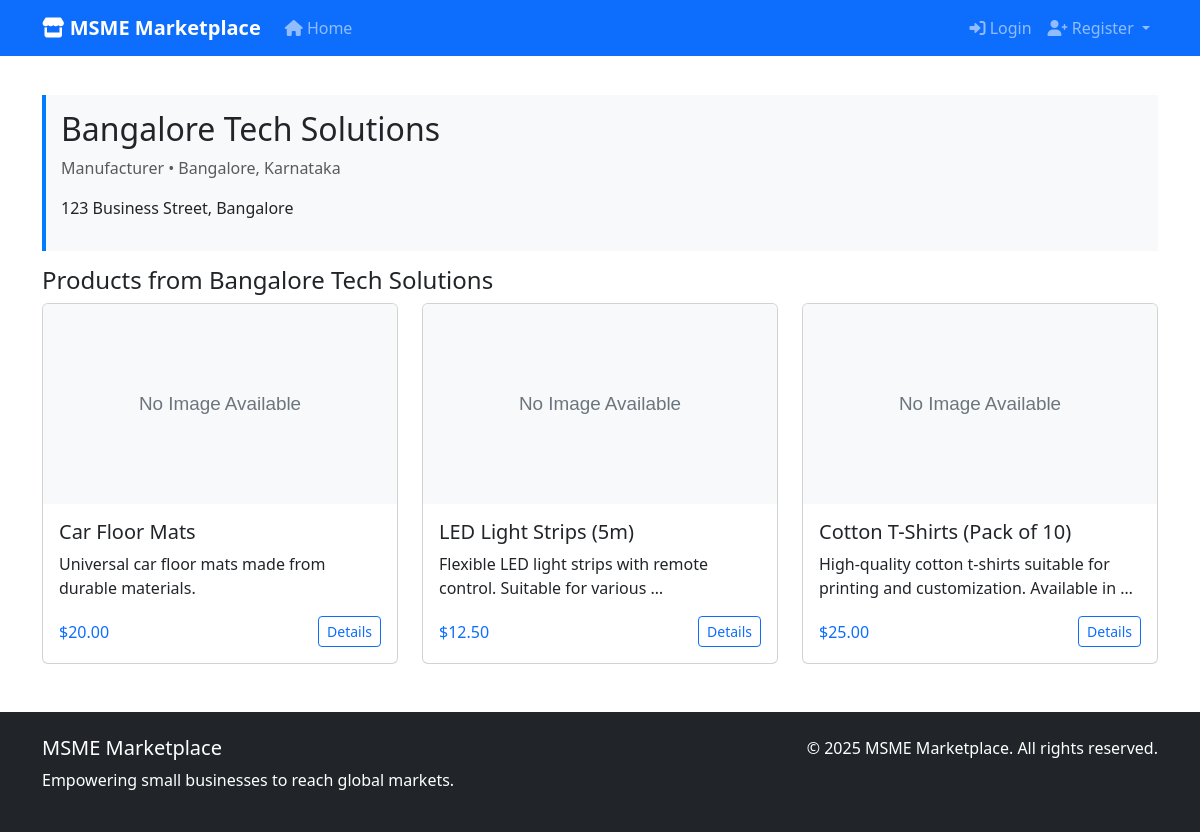
/seller/3/, run on the app's committed database.
### marketplace/models.py (models this page shows, shortened)
class Seller(models.Model):
    user = models.OneToOneField(User, on_delete=models.CASCADE)
    business_name = models.CharField(max_length=200)
    owner_name = models.CharField(max_length=100)
    phone = models.CharField(max_length=15)
    address = models.TextField()
    city = models.CharField(max_length=100)
    state = models.CharField(max_length=100)
    pincode = models.CharField(max_length=10)
    gstin_validator = RegexValidator(
        regex=r'^[0-9]{2}[A-Z]{5}[0-9]{4}[A-Z]{1}[1-9A-Z]{1}Z[0-9A-Z]{1}$',
        message='Enter a valid GSTIN number (15 characters)'
    )
    gstin = models.CharField(max_length=15, validators=[gstin_validator], unique=True)
    turnover = models.DecimalField(
        max_digits=10,
        decimal_places=2,
        validators=[MinValueValidator(2), MaxValueValidator(50)],
        help_text='Annual turnover in Crores (₹2-50 Cr)'
    )
    bank_name = models.CharField(max_length=100)
    account_number = models.CharField(max_length=20)
    ifsc_code = models.CharField(max_length=11)
    account_holder_name = models.CharField(max_length=100)
    business_type = models.CharField(max_length=100, choices=[
        ('manufacturer', 'Manufacturer'),
        ('wholesaler', 'Wholesaler'),
        ('retailer', 'Retailer'),
        ('service_provider', 'Service Provider'),
    ])
    pan_document = models.FileField(upload_to='seller_documents/pan/', null=True, blank=True)
    gst_certificate = models.FileField(upload_to='seller_documents/gst/', null=True, blank=True)
    APPROVAL_STATUS = [
        ('pending', 'Pending'),
        ('approved', 'Approved'),
        ('rejected', 'Rejected'),
    ]
    approval_status = models.CharField(max_length=20, choices=APPROVAL_STATUS, default='pending')
    verified = models.BooleanField(default=False)
    rejection_reason = models.TextField(blank=True)
    created_at = models.DateTimeField(auto_now_add=True)
    @property
    def location(self):
        return f"{self.city}, {self.state}"

class Product(models.Model):
    seller = models.ForeignKey(Seller, on_delete=models.CASCADE, related_name='products')
    category = models.ForeignKey(Category, on_delete=models.CASCADE, related_name='products')
    name = models.CharField(max_length=200)
    description = models.TextField()
    mrp = models.DecimalField(max_digits=10, decimal_places=2, help_text='Maximum Retail Price')
    selling_price = models.DecimalField(max_digits=10, decimal_places=2, help_text='Actual Selling Price')
    GST_RATES = [
        (0, '0%'),
        (5, '5%'),
        (12, '12%'),
        (18, '18%'),
        (28, '28%'),
    ]
    gst_rate = models.IntegerField(choices=GST_RATES, default=18)
    stock_quantity = models.PositiveIntegerField(default=0)
    minimum_order_quantity = models.PositiveIntegerField(default=1)
    APPROVAL_STATUS = [
        ('pending', 'Pending'),
        ('approved', 'Approved'),
        ('rejected', 'Rejected'),
    ]
    approval_status = models.CharField(max_length=20, choices=APPROVAL_STATUS, default='pending')
    is_active = models.BooleanField(default=True)
    is_customizable = models.BooleanField(default=False)
    rejection_reason = models.TextField(blank=True)
    created_at = models.DateTimeField(auto_now_add=True)
    updated_at = models.DateTimeField(auto_now=True)
    tags = models.CharField(max_length=500, blank=True, help_text="Comma-separated tags for search")
    class Meta:
        ordering = ['-created_at']
    def get_absolute_url(self):
        return reverse('marketplace:product_detail', kwargs={'pk': self.pk})
    @property
    def main_image(self):
        image = self.images.first()
        return image.image if image else None
    @property
    def price(self):
        return self.selling_price

### marketplace/views.py (the view)
# urls.py: path('seller/<int:seller_id>/', views.seller_products, name='seller_products'),
def seller_products(request, seller_id):
    seller = get_object_or_404(Seller, pk=seller_id)
    products = Product.objects.filter(seller=seller, is_active=True)
    paginator = Paginator(products, 12)
    page_number = request.GET.get('page')
    page_obj = paginator.get_page(page_number)
    context = {
        'seller': seller,
        'page_obj': page_obj,
        'products': page_obj.object_list,
    }
    return render(request, 'marketplace/seller_products.html', context)

### templates/marketplace/seller_products.html (shortened to what this page needs)
{% extends 'base.html' %}
{% load static %}
{% block content %}
<div class="container mt-4">
    <div class="row">
        <div class="col-12">
            <div class="seller-info">
                <h2>{{ seller.business_name }}</h2>
                <p class="text-muted">{{ seller.get_business_type_display }} • {{ seller.location }}</p>
                <p class="mt-2">{{ seller.address }}</p>
            </div>
        </div>
    </div>
    <div class="row">
        <div class="col-12">
            <h4>Products from {{ seller.business_name }}</h4>
            <div class="row row-cols-1 row-cols-md-3 g-4">
                {% for product in products %}
                <div class="col">
                    <div class="card h-100">
                        {% if product.main_image %}
                            <img src="{{ product.main_image.url }}" class="card-img-top" alt="{{ product.name }}">
                        {% else %}
                            <img src="{% static 'img/no-image.svg' %}" class="card-img-top" alt="No Image Available">
                        {% endif %}
                        <div class="card-body">
                            <h5 class="card-title">{{ product.name }}</h5>
                            <p class="card-text">{{ product.description|truncatewords:10 }}</p>
                            <div class="d-flex justify-content-between align-items-center">
                                <span class="text-primary">${{ product.price }}</span>
                                <a href="{{ product.get_absolute_url }}" class="btn btn-sm btn-outline-primary">Details</a>
                            </div>
                        </div>
                    </div>
                </div>
                {% empty %}
                <div class="col-12">
                    <p class="text-center">This seller has no active products.</p>
                </div>
                {% endfor %}
            </div>
        </div>
    </div>
</div>
{% endblock %}

### static/css/marketplace.css (style rules this page uses)
.card-img-top { height: 200px; object-fit: cover; }
.seller-info { background-color: #f8f9fa; border-left: 4px solid #007bff; padding: 15px; margin: 15px 0; }

### data on the page
Seller: business_name "Bangalore Tech Solutions", business_type "Manufacturer", location "Bangalore, Karnataka", address "123 Business Street, Bangalore"
Product: name "Car Floor Mats", description "Universal car floor mats made from durable materials.", price "20.00"
Product: name "LED Light Strips (5m)", description "Flexible LED light strips with remote control. Suitable for various …", price "12.50"
Product: name "Cotton T-Shirts (Pack of 10)", description "High-quality cotton t-shirts suitable for printing and customization. Available in …", price "25.00"
